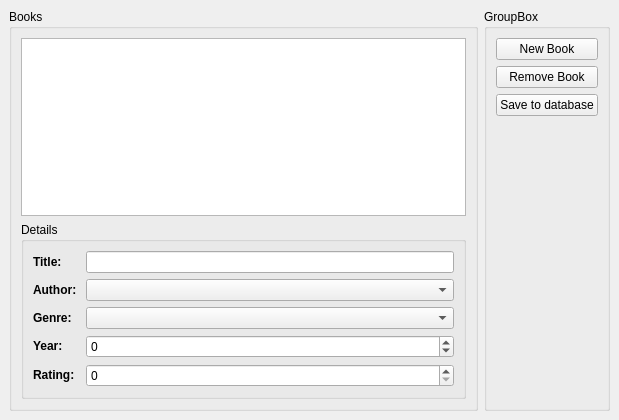
<?xml version="1.0" encoding="UTF-8"?>
<ui version="4.0">
 <class>BookWindow</class>
 <widget class="QMainWindow" name="BookWindow">
  <property name="geometry">
   <rect>
    <x>0</x>
    <y>0</y>
    <width>619</width>
    <height>420</height>
   </rect>
  </property>
  <property name="windowTitle">
   <string>Books</string>
  </property>
  <widget class="QWidget" name="centralWidget">
   <layout class="QHBoxLayout" name="horizontalLayout">
    <property name="spacing">
     <number>6</number>
    </property>
    <property name="leftMargin">
     <number>9</number>
    </property>
    <property name="topMargin">
     <number>9</number>
    </property>
    <property name="rightMargin">
     <number>9</number>
    </property>
    <property name="bottomMargin">
     <number>9</number>
    </property>
    <item>
     <widget class="QGroupBox" name="groupBox">
      <property name="title">
       <string>Books</string>
      </property>
      <layout class="QVBoxLayout">
       <property name="spacing">
        <number>6</number>
       </property>
       <property name="leftMargin">
        <number>9</number>
       </property>
       <property name="topMargin">
        <number>9</number>
       </property>
       <property name="rightMargin">
        <number>9</number>
       </property>
       <property name="bottomMargin">
        <number>9</number>
       </property>
       <item>
        <widget class="QTableView" name="bookTable">
         <property name="selectionBehavior">
          <enum>QAbstractItemView::SelectRows</enum>
         </property>
        </widget>
       </item>
       <item>
        <widget class="QGroupBox" name="groupBox_2">
         <property name="title">
          <string>Details</string>
         </property>
         <layout class="QFormLayout">
          <item row="0" column="0">
           <widget class="QLabel" name="label_5">
            <property name="text">
             <string>&lt;b&gt;Title:&lt;/b&gt;</string>
            </property>
           </widget>
          </item>
          <item row="0" column="1">
           <widget class="QLineEdit" name="titleEdit">
            <property name="enabled">
             <bool>true</bool>
            </property>
           </widget>
          </item>
          <item row="1" column="0">
           <widget class="QLabel" name="label_2_2_2_2">
            <property name="text">
             <string>&lt;b&gt;Author: &lt;/b&gt;</string>
            </property>
           </widget>
          </item>
          <item row="1" column="1">
           <widget class="QComboBox" name="authorEdit">
            <property name="enabled">
             <bool>true</bool>
            </property>
           </widget>
          </item>
          <item row="2" column="0">
           <widget class="QLabel" name="label_3">
            <property name="text">
             <string>&lt;b&gt;Genre:&lt;/b&gt;</string>
            </property>
           </widget>
          </item>
          <item row="2" column="1">
           <widget class="QComboBox" name="genreEdit">
            <property name="enabled">
             <bool>true</bool>
            </property>
           </widget>
          </item>
          <item row="3" column="0">
           <widget class="QLabel" name="label_4">
            <property name="text">
             <string>&lt;b&gt;Year:&lt;/b&gt;</string>
            </property>
           </widget>
          </item>
          <item row="3" column="1">
           <widget class="QSpinBox" name="yearEdit">
            <property name="enabled">
             <bool>true</bool>
            </property>
            <property name="prefix">
             <string/>
            </property>
            <property name="minimum">
             <number>-1000</number>
            </property>
            <property name="maximum">
             <number>2100</number>
            </property>
           </widget>
          </item>
          <item row="4" column="0">
           <widget class="QLabel" name="label">
            <property name="text">
             <string>&lt;b&gt;Rating:&lt;/b&gt;</string>
            </property>
           </widget>
          </item>
          <item row="4" column="1">
           <widget class="QSpinBox" name="ratingEdit">
            <property name="maximum">
             <number>5</number>
            </property>
           </widget>
          </item>
         </layout>
        </widget>
       </item>
      </layout>
     </widget>
    </item>
    <item>
     <widget class="QGroupBox" name="groupBox_3">
      <property name="title">
       <string>GroupBox</string>
      </property>
      <layout class="QVBoxLayout" name="verticalLayout">
       <item>
        <widget class="QPushButton" name="insertRowButton">
         <property name="text">
          <string>New Book</string>
         </property>
        </widget>
       </item>
       <item>
        <widget class="QPushButton" name="removeRowButton">
         <property name="text">
          <string>Remove Book</string>
         </property>
        </widget>
       </item>
       <item>
        <widget class="QPushButton" name="saveToDbButton">
         <property name="text">
          <string>Save to database</string>
         </property>
        </widget>
       </item>
       <item>
        <spacer name="verticalSpacer">
         <property name="orientation">
          <enum>Qt::Vertical</enum>
         </property>
         <property name="sizeHint" stdset="0">
          <size>
           <width>20</width>
           <height>40</height>
          </size>
         </property>
        </spacer>
       </item>
      </layout>
     </widget>
    </item>
   </layout>
  </widget>
 </widget>
 <tabstops>
  <tabstop>bookTable</tabstop>
  <tabstop>titleEdit</tabstop>
  <tabstop>authorEdit</tabstop>
  <tabstop>genreEdit</tabstop>
  <tabstop>yearEdit</tabstop>
 </tabstops>
 <resources/>
 <connections/>
</ui>
